Frame 1 (no input): blank canvas, image omitted
Frame 60 (the mouse pressed at the canvas centre just before this capture): blank canvas, image omitted
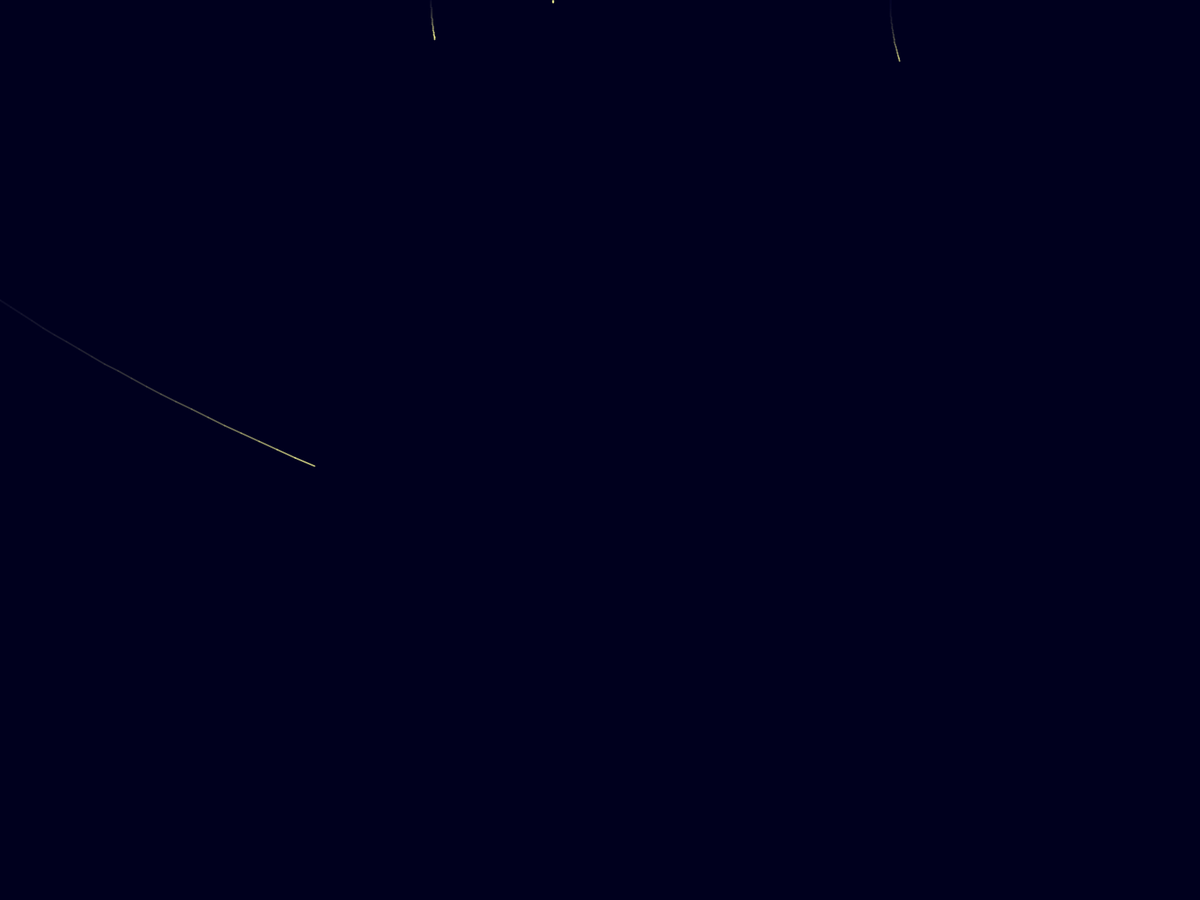
Frame 120 (the mouse held since frame 60 and released just before this capture)

The Processing sketch whose frames 1 and 60 were blank and that drew this single picture after the mouse press (run headless with seeded random() and noise(); from frame 60 on, the mouse is pressed at the canvas centre):

// Processing sketch: Stars
// ── Stars.pde
Drop myDrop;
ArrayList drops = new ArrayList();
float current;
float reseed = random(0, .2);
int dropNum = 100;

// set up function
void setup() {
  //size(600, 600);
  fullScreen();
  background(0,0,30);
  /*
  xPos = 300;
  yPos = 0;
  speed = 0;
  up = 5;
  gravity = 0.2;
  drops = new ArrayList<Drop>();
  */
  //myDrop = new Drop(255, xPos, yPos);
  //myDrop.display();
  //drops.add(myDrop);
  drops.add(new Drop());
  current = millis();
}
 
// draw function
void draw() {
  blur(30); //cahnge value for amount of dots left on screen
  if((millis()-current)/1000>reseed&& drops.size()<dropNum){
    drops.add(new Drop());
    float reseed = random(0, .2);
    current = millis();
  }
  for (int i = 0; i < drops.size(); i++){
    Drop dropT = (Drop) drops.get(i); //get rain at index from ArrayList
    dropT.calculate();
    dropT.draw();
    if (dropT.position.y>height){
      
      drops.remove(i);
      float rand = random(0,100);
      if (rand>5 && drops.size()<dropNum){
          drops.add(new Drop());
      }
    }
  }
  
  //xPos = int(random(0, 600));
  //display ball
  //background(0);
  //fill(255);
  
  //myDrop = new Drop(255, xPos, yPos, 5, up);
  //myDrop.display();
  
  //drops.add(myDrop);
  /*for (Drop drop : drops){
    //drop.display();
  }*/
  
  //ellipse(xPos, yPos, 5, 5);
 
  //display ground
  //fill(255);
  //noStroke();
  //rect(0, 530, 600, 200);
 
  // Site from www.learningprocessing.com
  //yPos = yPos + speed;
  //speed = speed + gravity;
  //up = up + gravity*4;
   
}

void blur(float trans){
  noStroke();
  fill(0,0,30, trans);
  rect(0,0, width,height);
}
// ── Drop.pde
public class Drop{
  /*color c;
  float xpos;
  float ypos;
  float across;
  float up;*/
  /*
  public Drop(color tempC, float tempXpos, float tempYpos, float tempWidth, float tempHeight){
      c = tempC;
      xpos = tempXpos;
      ypos = tempYpos;
      across = tempWidth;
      up = tempHeight;
  }
  
  void display(){
    //ellipseMode(CENTER);
    fill(c);
    ellipse(xpos, ypos, 5, up);
  }
  */
  
  PVector position, pposition, speed;
  float col, xposition;
  
  public Drop(){
    xposition = random(-width - 300,width);
   // position = new PVector(random(-400,width), 0);
    position = new PVector(xposition, 0);
    pposition = position;
    speed = new PVector(0,0);
    col = random(100, 255); //random alpha (opacity)
  }
  
  void draw(){
    stroke(255,255,150, col);
    strokeWeight(2);
    line(position.x, position.y, pposition.x, pposition.y);
    //ellipse(position.x, position.y, 3, 3);
    //fill(col);    
  }
  
  void calculate(){
    pposition = new PVector(position.x, position.y);
    gravity();
  }
  
  void gravity(){
    speed.y += .1; //speed increases as falls
    //bends
    //if(position.y <200){
    // speed.x += .07; //positive makes rain go to right, neg to left. can be changed for degree of angle
    //} else {
    // speed.x += -.07;
    //}
    
    //changes direction everytime crosses middle
    //if(position.x <300){
    //speed.x += position.y/600;
    //} else {
    //speed.x += -position.y/600;
    //}
   
    //crosses once in middle
    //if(xposition <300){
    //speed.x += position.y/600;
    //} else {
    //speed.x += -position.y/600;
    //}
   
    //increases x velocity as y velocity increases
    speed.x += position.y/900;
    
    position.add(speed);
  }
}
